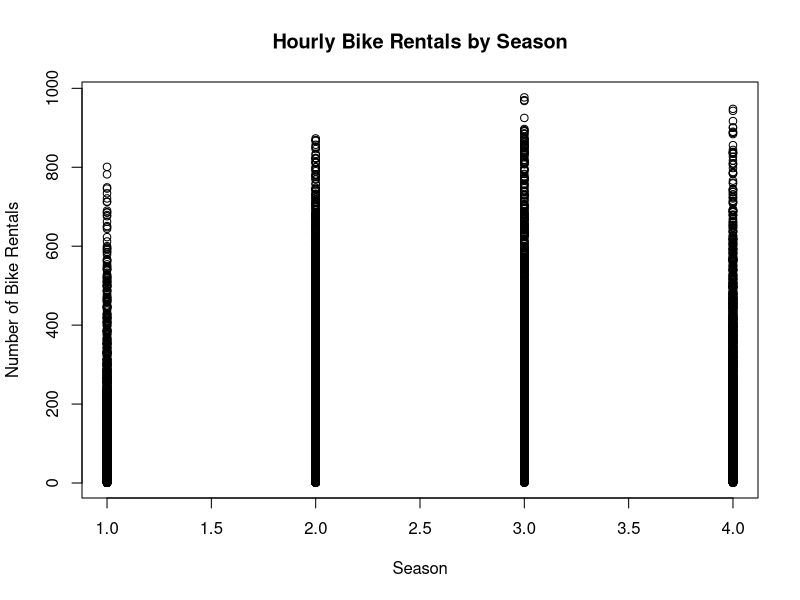
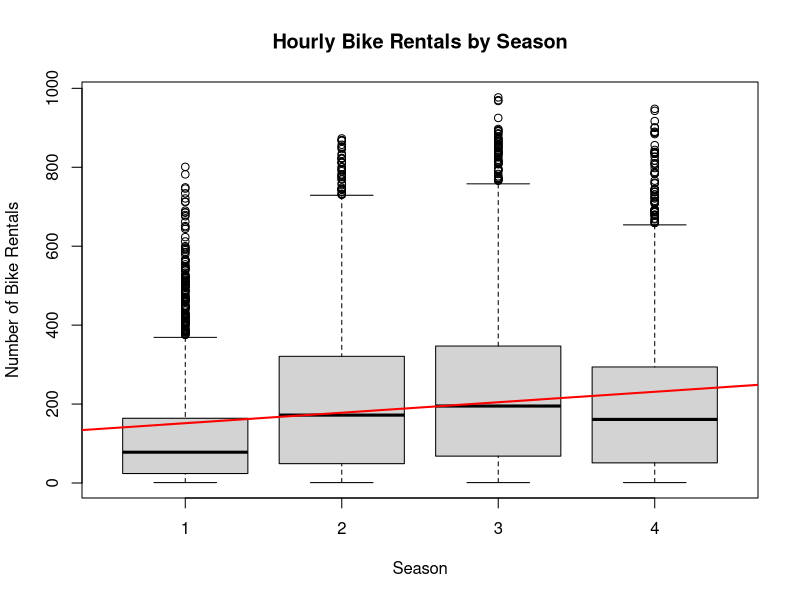
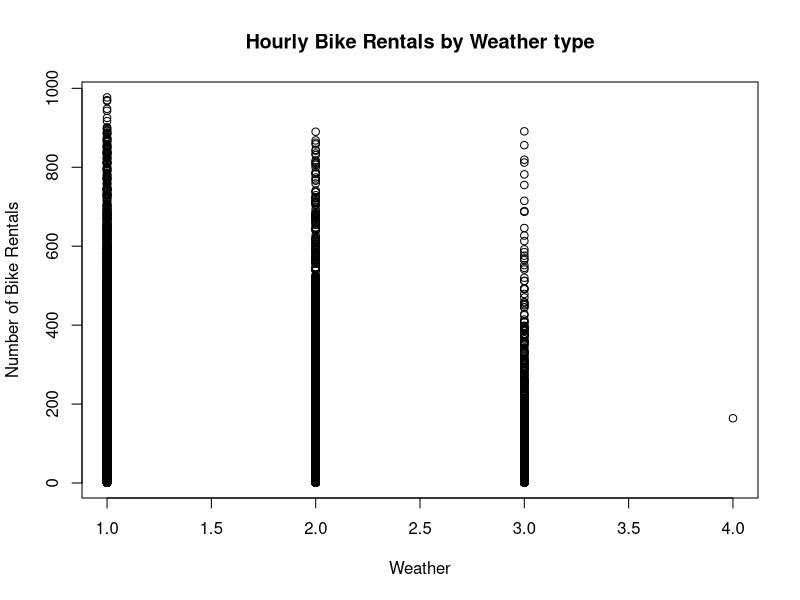
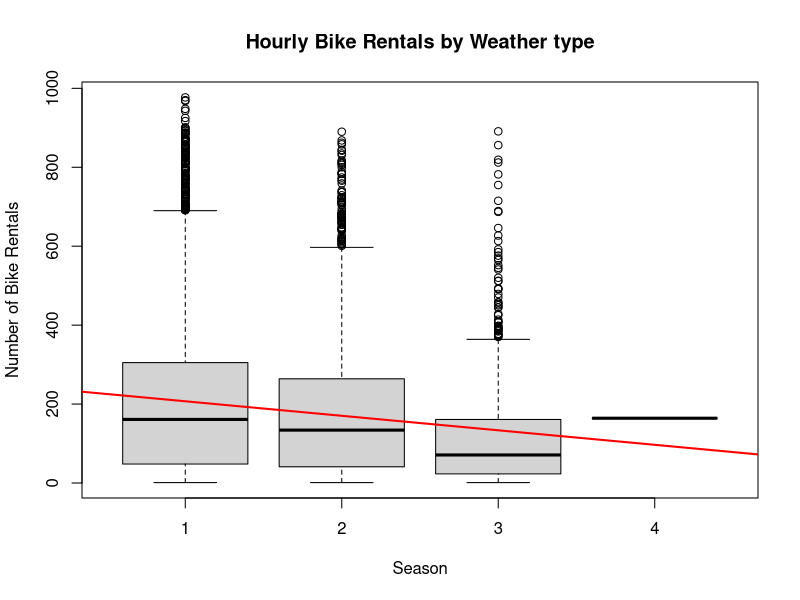

Here is the R script that generated these plots, in order:
## Bike share example -- one categorical explanatory variable

## Read-in the data
setwd("/Users/nstevens/Dropbox/Teaching/STAT_331/Lecture Material/")
bike <- read.csv("bike_share.csv", header = TRUE)

## Preview the data
head(bike)
summary(bike)

## Extract response and "season" as the explanatory variable of interest
y <- bike$count
x <- bike$season

## Examine their relationship
plot(x, y, xlab = "Season", ylab = "Number of Bike Rentals", main = "Hourly Bike Rentals by Season")
boxplot(y~x, xlab = "Season", ylab = "Number of Bike Rentals", main = "Hourly Bike Rentals by Season")

## Naive linear regression
m1 <- lm(y ~ x)
summary(m1)
abline(m1, col = "red", lwd = "2")

## Correct linear regression
m2 <- lm(y ~ factor(x))
summary(m2)

## Or:
x <- factor(x, levels = 1:4, labels = c("Spring", "Summer", "Fall", "Winter"))
m3 <- lm(y ~ x)
summary(m3)


## Extract response and "weather" as the explanatory variable of interest
y <- bike$count
x <- bike$weather

## Examine their relationship
plot(x, y, xlab = "Weather", ylab = "Number of Bike Rentals", main = "Hourly Bike Rentals by Weather type")
boxplot(y~x, xlab = "Season", ylab = "Number of Bike Rentals", main = "Hourly Bike Rentals by Weather type")

## Naive linear regression
m4 <- lm(y ~ x)
summary(m4)
abline(m4, col = "red", lwd = "2")

## Correct linear regression
m5 <- lm(y ~ factor(x))
summary(m5)

## Or:
x <- factor(x, levels = 1:4, labels = c("Nice", "Cloudy", "Rainy", "Stormy"))
m6 <- lm(y ~ x)
summary(m6)
